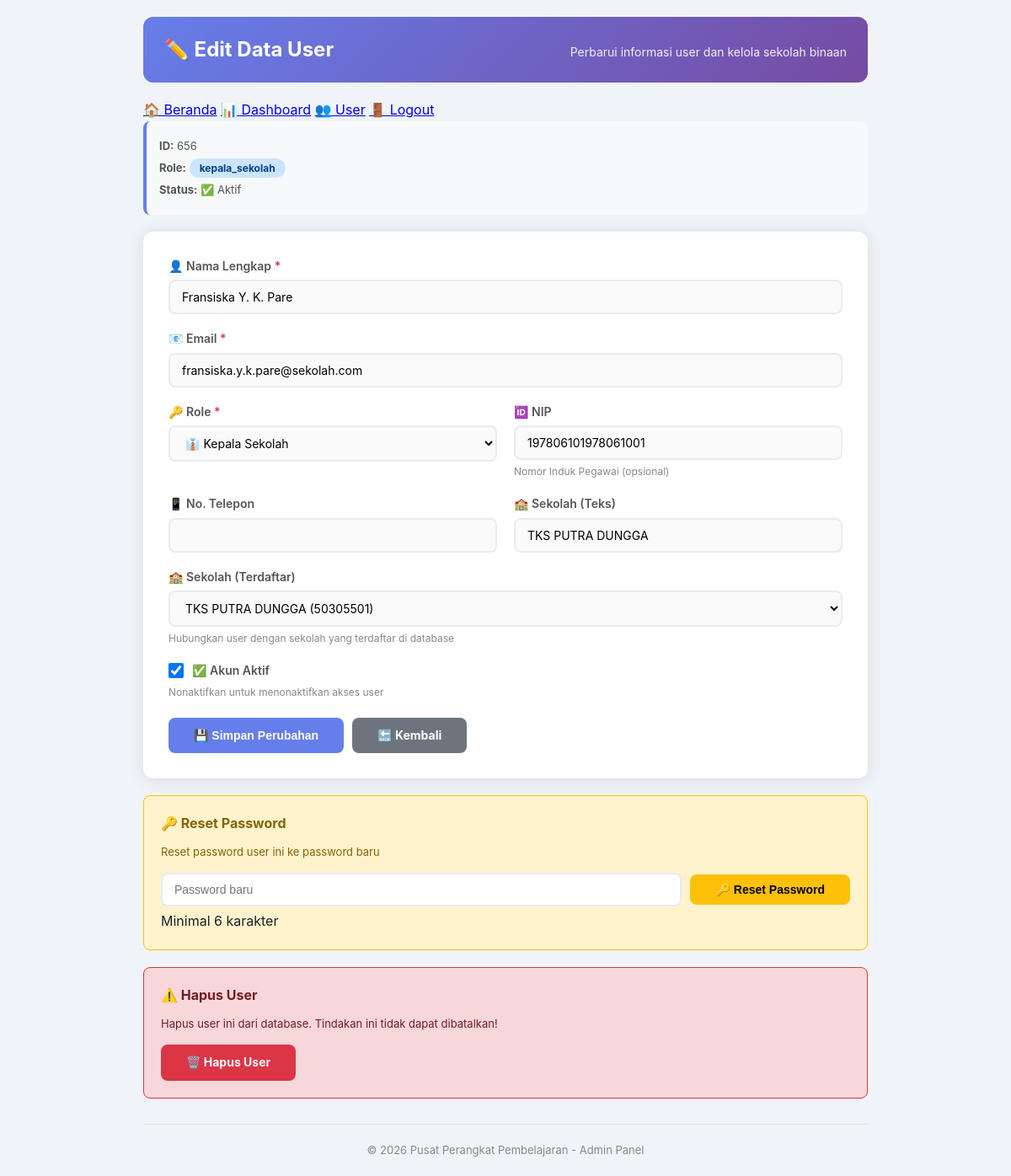
Screenshot of /admin_edit_user.php?id=656 (signed in) with the database file from the repository.
### tables this page shows
CREATE TABLE `users` (
  `id` int(11) NOT NULL,
  `name` varchar(100) NOT NULL,
  `email` varchar(100) NOT NULL,
  `password` varchar(255) NOT NULL,
  `role` enum('guru','kepala_sekolah','pengawas','dinas','admin') NOT NULL,
  `nip` varchar(20) DEFAULT NULL,
  `sekolah` varchar(100) DEFAULT NULL,
  `sekolah_id` int(11) DEFAULT NULL,
  `phone` varchar(15) DEFAULT NULL,
  `photo` varchar(255) DEFAULT NULL,
  `is_active` tinyint(1) DEFAULT 1,
  `created_at` timestamp NOT NULL DEFAULT current_timestamp(),
  `updated_at` timestamp NOT NULL DEFAULT current_timestamp() ON UPDATE current_timestamp()
);

CREATE TABLE `sekolah` (
  `id` int(11) NOT NULL,
  `nama_sekolah` varchar(100) NOT NULL,
  `npsn` varchar(10) DEFAULT NULL,
  `alamat` text DEFAULT NULL,
  `kelurahan` varchar(50) DEFAULT NULL,
  `kecamatan` varchar(50) DEFAULT NULL,
  `kabupaten` varchar(50) DEFAULT NULL,
  `provinsi` varchar(50) DEFAULT NULL,
  `kode_pos` varchar(10) DEFAULT NULL,
  `kepala_sekolah` int(11) DEFAULT NULL,
  `pengawas` int(11) DEFAULT NULL,
  `created_at` timestamp NOT NULL DEFAULT current_timestamp()
);

### config/database.php (called while the page is built, shortened)
<?php
$host = 'localhost';
$username = 'root';
$password = '';
$database = 'perangkat_pembelajaran';
$conn = mysqli_connect($host, $username, $password, $database);
mysqli_set_charset($conn, "utf8mb4");
function fetchAll($sql) {
    global $conn;
    $result = mysqli_query($conn, $sql);
    $data = [];
    while ($row = mysqli_fetch_assoc($result)) {
        $data[] = $row;
    }
    return $data;
}
function fetchOne($sql) {
    global $conn;
    $result = mysqli_query($conn, $sql);
    return mysqli_fetch_assoc($result);
}
?>

### admin_edit_user.php (the view, shortened to what this page needs)
<?php
include_once 'config/database.php';
$id = isset($_GET['id']) ? (int)$_GET['id'] : 0;
$user = fetchOne("SELECT * FROM users WHERE id = $id");
$sekolah_list = fetchAll("SELECT * FROM sekolah ORDER BY nama_sekolah");
?>
<!DOCTYPE html>
<html lang="id">
<head>
    <link rel="stylesheet" href="/website_perangkat/public/css/style.css">
</head>
<body>
    <div class="container">
        <div class="header">
            <h1>✏️ Edit Data User</h1>
            <p>Perbarui informasi user dan kelola sekolah binaan</p>
        </div>
        <nav>
            <a href="/website_perangkat/index.php">🏠 Beranda</a>
            <a href="/website_perangkat/admin_dashboard.php">📊 Dashboard</a>
            <a href="/website_perangkat/admin_users.php">👥 User</a>
            <a href="/website_perangkat/logout.php">🚪 Logout</a>
        </nav>
        <main>
            <div class="info-box">
                <p><strong>ID:</strong> <?php echo $user['id']; ?></p>
                <p><strong>Role:</strong> <span class="role-badge role-<?php echo $user['role']; ?>"><?php echo $user['role']; ?></span></p>
                <p><strong>Status:</strong> <?php echo $user['is_active'] ? '✅ Aktif' : '❌ Nonaktif'; ?></p>
            </div>
            <div class="form-container">
                <form method="POST">
                    <div class="form-group">
                        <label>👤 Nama Lengkap <span class="required">*</span></label>
                        <input type="text" name="name" required value="<?php echo htmlspecialchars($user['name']); ?>">
                    </div>
                    <div class="form-group">
                        <label>📧 Email <span class="required">*</span></label>
                        <input type="email" name="email" required value="<?php echo htmlspecialchars($user['email']); ?>">
                    </div>
                    <div class="form-row">
                        <div class="form-group">
                            <label>🔑 Role <span class="required">*</span></label>
                            <select name="role" required>
                                <option value="kepala_sekolah" <?php echo $user['role'] == 'kepala_sekolah' ? 'selected' : ''; ?>>👔 Kepala Sekolah</option>
                            </select>
                        </div>
                        <div class="form-group">
                            <label>🆔 NIP</label>
                            <input type="text" name="nip" value="<?php echo htmlspecialchars($user['nip'] ?? ''); ?>">
                            <div class="help-text">Nomor Induk Pegawai (opsional)</div>
                        </div>
                    </div>
                    <div class="form-row">
                        <div class="form-group">
                            <label>📱 No. Telepon</label>
                            <input type="text" name="phone" value="<?php echo htmlspecialchars($user['phone'] ?? ''); ?>">
                        </div>
                        <div class="form-group">
                            <label>🏫 Sekolah (Teks)</label>
                            <input type="text" name="sekolah" value="<?php echo htmlspecialchars($user['sekolah'] ?? ''); ?>" placeholder="Nama sekolah/instansi">
                        </div>
                    </div>
                    <div class="form-group">
                        <label>🏫 Sekolah (Terdaftar)</label>
                        <select name="sekolah_id">
                            <?php foreach ($sekolah_list as $s): ?>
                                <option value="<?php echo $s['id']; ?>" <?php echo ($user['sekolah_id'] == $s['id']) ? 'selected' : ''; ?>>
                                    <?php echo $s['nama_sekolah']; ?> (<?php echo $s['npsn']; ?>)
                                </option>
                            <?php endforeach; ?>
                        </select>
                        <div class="help-text">Hubungkan user dengan sekolah yang terdaftar di database</div>
                    </div>
                    <div class="form-group" style="margin-top:10px;">
                        <label style="display:flex; align-items:center; gap:10px; cursor:pointer;">
                            <input type="checkbox" name="is_active" value="1" <?php echo $user['is_active'] ? 'checked' : ''; ?> style="width:18px; height:18px;">
                            <span>✅ Akun Aktif</span>
                        </label>
                        <div class="help-text">Nonaktifkan untuk menonaktifkan akses user</div>
                    </div>
                    <div class="btn-group">
                        <button type="submit" class="btn btn-primary">💾 Simpan Perubahan</button>
                        <a href="admin_users.php" class="btn btn-secondary">🔙 Kembali</a>
                    </div>
                </form>
            </div>
            <div class="password-section">
                <h4>🔑 Reset Password</h4>
                <p style="font-size:13px; color:#856404; margin-bottom:15px;">Reset password user ini ke password baru</p>
                <form method="POST" onsubmit="return confirm('Reset password user ini?')">
                    <div style="display:flex; gap:10px; align-items:center; flex-wrap:wrap;">
                        <input type="text" name="new_password" required placeholder="Password baru" style="flex:1; min-width:200px; padding:10px 14px; border:2px solid #e8ecf1; border-radius:8px; font-size:14px;">
                        <button type="submit" class="btn btn-warning">🔑 Reset Password</button>
                    </div>
                    <div class="help-text" style="margin-top:5px;">Minimal 6 karakter</div>
                </form>
            </div>
            <div class="delete-section">
                <h4>⚠️ Hapus User</h4>
                <p style="font-size:13px; color:#721c24; margin-bottom:15px;">
                    Hapus user ini dari database. Tindakan ini tidak dapat dibatalkan!
                </p>
                <a href="admin_delete_user.php?id=<?php echo $user['id']; ?>" class="btn btn-danger" onclick="return confirm('Hapus user ini? Tindakan ini tidak dapat dibatalkan!')">
                    🗑️ Hapus User
                </a>
            </div>
        </main>
        <footer style="text-align:center; margin-top:30px; color:#888; font-size:13px; border-top:1px solid #e0e0e0; padding-top:20px;">
            <p>&copy; 2026 Pusat Perangkat Pembelajaran - Admin Panel</p>
        </footer>
    </div>
</body>
</html>

### public/css/style.css (style rules this page uses)
* { margin: 0; padding: 0; box-sizing: border-box; }
body { font-family: 'Inter', -apple-system, BlinkMacSystemFont, sans-serif; background: #f0f4f8; color: #1a202c; line-height: 1.6; }
.container { max-width: 1280px; margin: 0 auto; padding: 20px; }
.header { background: linear-gradient(135deg, #667eea 0%, #764ba2 100%); color: white; padding: 20px 25px; border-radius: 12px; margin-bottom: 20px; display: flex; justify-content: space-between; align-items: center; flex-wrap: wrap; }
.header h1 { margin: 0; font-size: 1.5em; }
.header p { margin: 5px 0 0 0; opacity: 0.9; font-size: 14px; }
.btn-group { display: flex; gap: 10px; flex-wrap: wrap; }
.btn { padding: 8px 20px; border: none; border-radius: 8px; font-size: 14px; font-weight: 600; cursor: pointer; text-decoration: none; display: inline-block; transition: all 0.3s ease; }
.btn-primary { background: #667eea; color: white; }
.btn-danger { background: #dc3545; color: white; }
.btn-warning { background: #ffc107; color: #000; }
.btn-secondary { background: #6c757d; color: white; }
.role-badge { display: inline-block; padding: 2px 12px; border-radius: 12px; font-size: 11px; font-weight: 600; }
.form-group { margin-bottom: 18px; }
.form-group label { display: block; font-weight: 600; font-size: 13px; color: #4a5568; margin-bottom: 4px; }
.form-group label .required { color: #dc3545; }
.form-group input, .form-group select, .form-group textarea { width: 100%; padding: 10px 14px; border: 2px solid #e5e7eb; border-radius: 8px; font-size: 14px; transition: all 0.3s; font-family: 'Inter', sans-serif; }
.form-group .help-text { font-size: 12px; color: #888; margin-top: 4px; }
.form-row { display: grid; grid-template-columns: 1fr 1fr; gap: 16px; }
.info-box { background: #e8f0fe; padding: 15px 20px; border-radius: 8px; margin-bottom: 20px; border-left: 4px solid #667eea; }
.info-box p { margin: 4px 0; font-size: 13px; color: #555; }

### admin_edit_user.php (style rules this page uses)
.container { max-width: 900px; margin: 0 auto; padding: 20px; }
.header { background: linear-gradient(135deg, #667eea 0%, #764ba2 100%); color: white; padding: 20px 25px; border-radius: 12px; margin-bottom: 20px; }
.header h1 { margin: 0; font-size: 1.5em; }
.header p { margin: 5px 0 0 0; opacity: 0.9; }
.form-container { background: white; padding: 30px; border-radius: 12px; box-shadow: 0 2px 20px rgba(0,0,0,0.1); }
.form-group { margin-bottom: 18px; }
.form-group label { display: block; font-weight: 600; margin-bottom: 5px; color: #555; font-size: 14px; }
.form-group label .required { color: #dc3545; }
.form-group input, .form-group select, .form-group textarea { width: 100%; padding: 10px 14px; border: 2px solid #e8ecf1; border-radius: 8px; font-size: 14px; transition: border-color 0.3s; background: #fafafa; }
.form-group .help-text { font-size: 12px; color: #888; margin-top: 4px; }
.form-row { display: grid; grid-template-columns: 1fr 1fr; gap: 20px; }
.btn-group { display: flex; gap: 10px; flex-wrap: wrap; margin-top: 20px; }
.btn { padding: 10px 30px; border: none; border-radius: 8px; font-size: 14px; font-weight: bold; cursor: pointer; text-decoration: none; display: inline-block; transition: all 0.3s ease; }
.btn-primary { background: #667eea; color: white; }
.btn-danger { background: #dc3545; color: white; }
.btn-secondary { background: #6c757d; color: white; }
.btn-warning { background: #ffc107; color: #000; }
.role-badge { display: inline-block; padding: 2px 12px; border-radius: 12px; font-size: 12px; font-weight: bold; }
.role-kepala_sekolah { background: #cce5ff; color: #004085; }
.info-box { background: #f8f9fa; padding: 15px; border-radius: 8px; margin-bottom: 20px; border-left: 4px solid #667eea; }
.info-box p { margin: 4px 0; font-size: 13px; color: #555; }
.password-section { background: #fff3cd; padding: 20px; border-radius: 8px; border: 1px solid #ffc107; margin-top: 20px; }
.password-section h4 { margin: 0 0 10px 0; color: #856404; }
.delete-section { background: #f8d7da; padding: 20px; border-radius: 8px; border: 1px solid #dc3545; margin-top: 20px; }
.delete-section h4 { margin: 0 0 10px 0; color: #721c24; }

### rows the page displays
users: id "656", role "kepala_sekolah", name "Fransiska Y. K. Pare", email "fransiska.y.k.pare@sekolah.com", role "👔 Kepala Sekolah", nip "197806101978061001", sekolah "TKS PUTRA DUNGGA", sekolah_id "TKS PUTRA DUNGGA (50305501)", is_active "☑"
